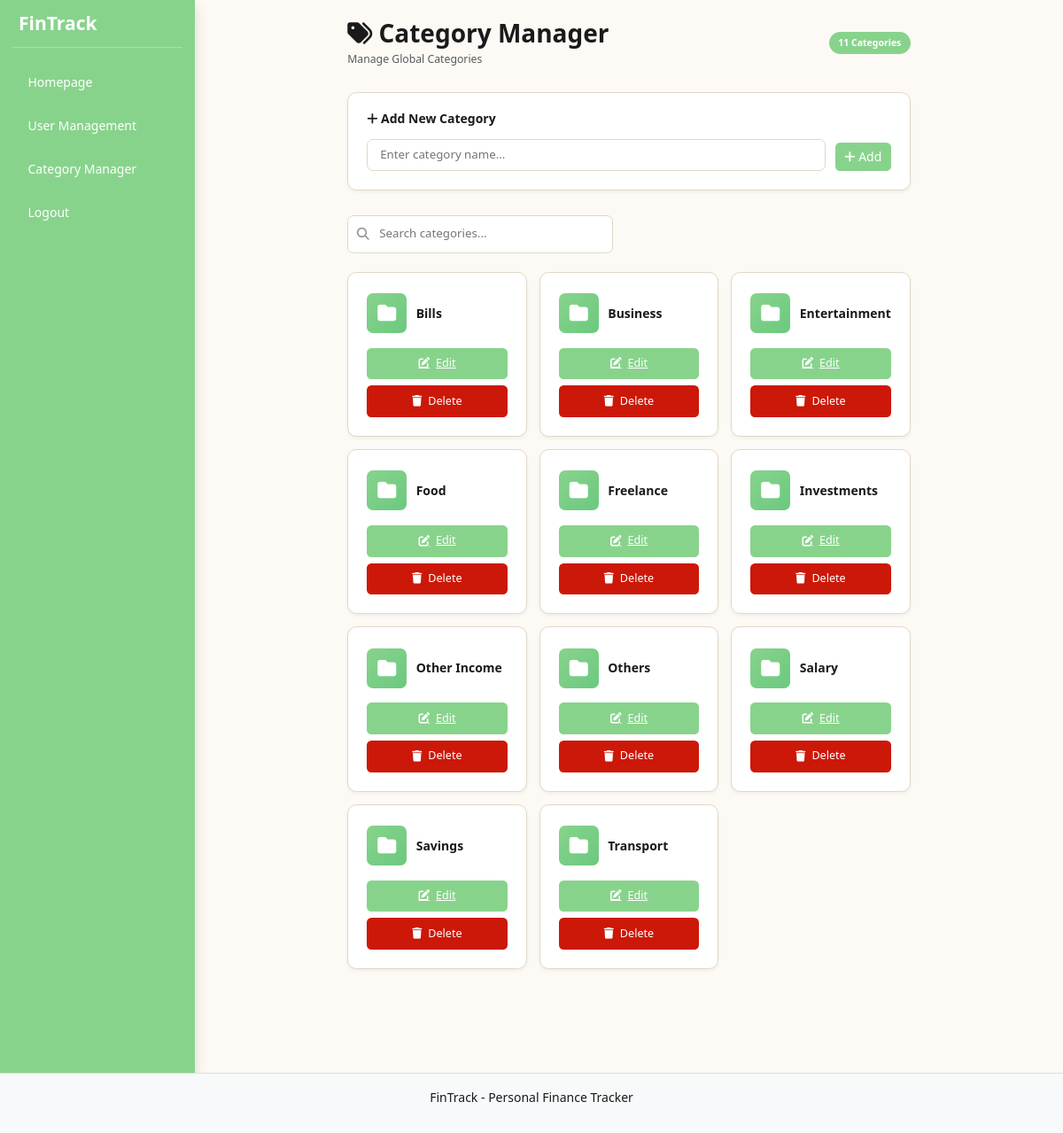
Page /category.php (signed in) on the committed database.
### tables this page shows
CREATE TABLE `category` (
  `category_id` int(11) NOT NULL,
  `name` varchar(100) NOT NULL
);

### category.php (the view, shortened to what this page needs)
<?php
include('db_connect.php');
$edit_mode = false;
$edit_category_name = '';
$cat_result = mysqli_query($conn, "SELECT * FROM category ORDER BY name ASC");
$categories = [];
if ($cat_result) {
    while ($row = mysqli_fetch_assoc($cat_result)) {
        $categories[] = $row;
    }
} else {
    $error_msg = 'Error: ' . mysqli_error($conn);
}
?>
<!DOCTYPE html>
<html lang="en">
<head>
    <link href="https://cdn.jsdelivr.net/npm/bootstrap@5.3.3/dist/css/bootstrap.min.css" rel="stylesheet">
    <link rel="stylesheet" href="https://cdnjs.cloudflare.com/ajax/libs/font-awesome/6.4.0/css/all.min.css">
    <link rel="stylesheet" href="assets/css/style.css">
</head>
<body>
<div id="wrapper" class="d-flex vh-100 w-100" style="overflow: hidden;">
    <?php include 'sidebar.php'; ?>
    <div id="page-content-wrapper" class="flex-grow-1 d-flex flex-column p-4" style="overflow-y: auto;">
        <div class="category-container">
            <div class="page-header">
                <div>
                    <h2><i class="fas fa-tags"></i> Category Manager</h2>
                    <small class="text-muted">Manage Global Categories</small>
                </div>
                <span class="badge"><?php echo count($categories); ?> Categories</span>
            </div>
            <div class="form-section">
                <h4><?php echo $edit_mode ? '<i class="fas fa-edit"></i> Edit Category' : '<i class="fas fa-plus"></i> Add New Category'; ?></h4>
                <form method="POST" action="">
                    <div class="form-row">
                        <input
                            type="text"
                            name="category"
                            id="category"
                            placeholder="Enter category name..."
                            value="<?php echo htmlspecialchars($edit_category_name); ?>"
                            required
                            autofocus
                        >
                        <button type="submit" class="btn btn-primary">
                            <i class="fas <?php echo $edit_mode ? 'fa-save' : 'fa-plus'; ?>"></i>
                            <?php echo $edit_mode ? 'Update' : 'Add'; ?>
                        </button>
                    </div>
                </form>
            </div>
            <?php if (count($categories) > 0): ?>
                <div class="search-section">
                    <i class="fas fa-search"></i>
                    <input
                        type="text"
                        id="searchInput"
                        placeholder="Search categories..."
                        onkeyup="filterCategories()"
                    >
                </div>
            <?php endif; ?>
            <?php if (count($categories) > 0): ?>
                <div class="categories-grid">
                    <div class="grid-container" id="gridContainer">
                        <?php foreach ($categories as $cat): ?>
                            <div class="grid-item" data-category="<?php echo strtolower(htmlspecialchars($cat['name'])); ?>">
                                <div class="category-item-header">
                                    <div class="category-item-icon">
                                        <i class="fas fa-folder"></i>
                                    </div>
                                    <div class="category-item-name">
                                        <?php echo htmlspecialchars($cat['name']); ?>
                                    </div>
                                </div>
                                <div class="category-item-actions">
                                    <a href="category.php?edit=<?php echo $cat['category_id']; ?>" class="btn-grid btn-edit">
                                        <i class="fas fa-edit"></i> Edit
                                    </a>
                                    <form method="POST" action="" onsubmit="return confirm('Are you sure you want to delete this category?');">
                                        <button type="submit" class="btn-grid btn-delete" style="width: 100%;">
                                            <i class="fas fa-trash"></i> Delete
                                        </button>
                                    </form>
                                </div>
                            </div>
                        <?php endforeach; ?>
                    </div>
                </div>
            <?php endif; ?>
        </div>
    </div>
</div>
<?php include('footer.php'); ?>
</body>
</html>

### assets/css/style.css (style rules this page uses)
:root { --background-cream: #FDFAF5; --text-main: #1A1A1A; --border: #E0D7C6; --safe: #88D38C; --warning: #FFA81C; --danger: #CC1808; }
body { background-color: var(--background-cream) !important; color: var(--text-main); height: 100vh; overflow: hidden; }
#page-content-wrapper { padding: 1.5rem !important; width: calc(100% - 250px); height: 100vh; overflow: hidden; }
body, html { font-size: 14px; height: 100%; overflow: hidden; }

### category.php (style rules this page uses)
.category-container { max-width: 1000px; margin: 0 auto; }
.page-header { display: flex; justify-content: space-between; align-items: center; margin-bottom: 2rem; flex-wrap: wrap; gap: 1rem; }
.page-header h2 { font-weight: 600; color: var(--text-main); margin: 0; }
.page-header .badge { background-color: var(--safe); color: white; padding: 0.5rem 0.75rem; border-radius: 50px; }
.form-section { background: white; padding: 1.5rem; border-radius: 0.75rem; margin-bottom: 2rem; border: 1px solid var(--border); box-shadow: 0 2px 4px rgba(0, 0, 0, 0.05); }
.form-section h4 { font-size: 1rem; font-weight: 600; margin-bottom: 1rem; color: var(--text-main); }
.form-row { display: flex; gap: 0.75rem; flex-wrap: wrap; align-items: flex-end; }
.form-row input { flex: 1; min-width: 200px; padding: 0.5rem 1rem; border: 1px solid var(--border); border-radius: 0.5rem; font-size: 0.95rem; transition: border-color 0.2s; }
.form-row .btn { white-space: nowrap; font-weight: 500; }
.search-section { margin-bottom: 1.5rem; position: relative; }
.search-section input { padding: 0.75rem 1rem 0.75rem 2.5rem; border: 1px solid var(--border); border-radius: 0.5rem; width: 100%; max-width: 300px; font-size: 0.95rem; }
.search-section i { position: absolute; left: 0.75rem; top: 50%; transform: translateY(-50%); color: #999; }
.categories-grid { width: 100%; margin-bottom: 2rem; }
.grid-container { display: grid; grid-template-columns: repeat(4, 1fr); gap: 1rem; }
.grid-item { background: white; border: 1px solid var(--border); border-radius: 0.75rem; padding: 1.5rem; transition: all 0.3s ease; box-shadow: 0 2px 4px rgba(0, 0, 0, 0.05); display: flex; flex-direction: column; gap: 1rem; }
.category-item-header { display: flex; align-items: center; gap: 0.75rem; min-height: 50px; }
.category-item-icon { width: 45px; height: 45px; background: linear-gradient(135deg, var(--safe), #6bc97f); border-radius: 0.5rem; display: flex; align-items: center; justify-content: center; color: white; font-size: 1.5rem; flex-shrink: 0; }
.category-item-name { font-weight: 600; color: var(--text-main); font-size: 1rem; word-break: break-word; line-height: 1.3; }
.category-item-actions { display: flex; flex-direction: column; gap: 0.5rem; margin-top: auto; }
.category-item-actions .btn-grid { padding: 0.6rem 1rem; border: none; border-radius: 0.375rem; cursor: pointer; font-size: 0.9rem; font-weight: 500; transition: all 0.2s; display: flex; align-items: center; justify-content: center; gap: 0.5rem; width: 100%; }
.btn-grid.btn-edit { background-color: var(--safe); color: white; }
.btn-grid.btn-delete { background-color: var(--danger); color: white; }
.btn-primary { background-color: var(--safe); border: none; font-weight: 500; }
@media (max-width: 1200px) { .grid-container { grid-template-columns: repeat(3, 1fr); } }

### rows in the picture
category: name "Bills"
category: name "Business"
category: name "Entertainment"
category: name "Food"
category: name "Freelance"
category: name "Investments"
category: name "Other Income"
category: name "Others"
category: name "Salary"
category: name "Savings"
category: name "Transport"

### other values in the picture
count($categories) "11"
